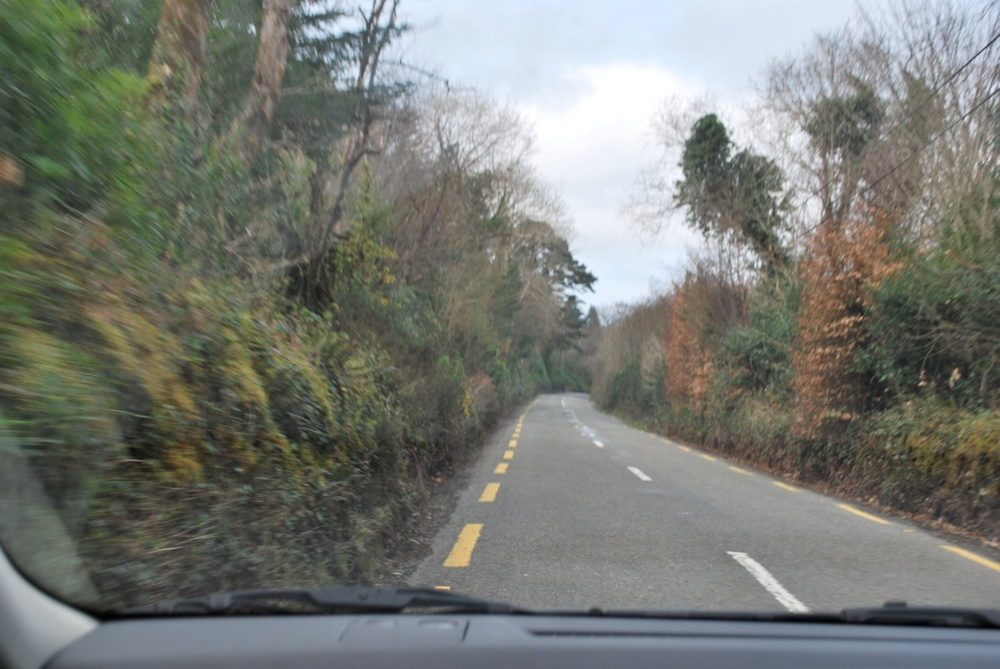
#> input picture Lab 2/Road.jpg, 1000 x 669 px, shrunk from 1280 x 856 before the run
$ jupyter execute C23739895_ImageBasics_Task1.ipynb
#> lines starting #> are read from the running program, lines starting #| are printed output that depends on the picture
[cell 1]
import cv2
import numpy as np
from matplotlib import pyplot as plt

I = cv2.imread('Road.jpg')
#> I is the input picture: shape (669, 1000, 3); mean B, G, R 115.7, 122.4, 119.5

[cell 2]
# Showing BGR in RGB matplotlib
plt.imshow(I)

[cell 3]
# Convert to normal rgb so it's compatible with matplotlib
rgb = cv2.cvtColor(I, cv2.COLOR_BGR2RGB)
plt.imshow(rgb)

[cell 4]
G = cv2.cvtColor(I, cv2.COLOR_BGR2GRAY)
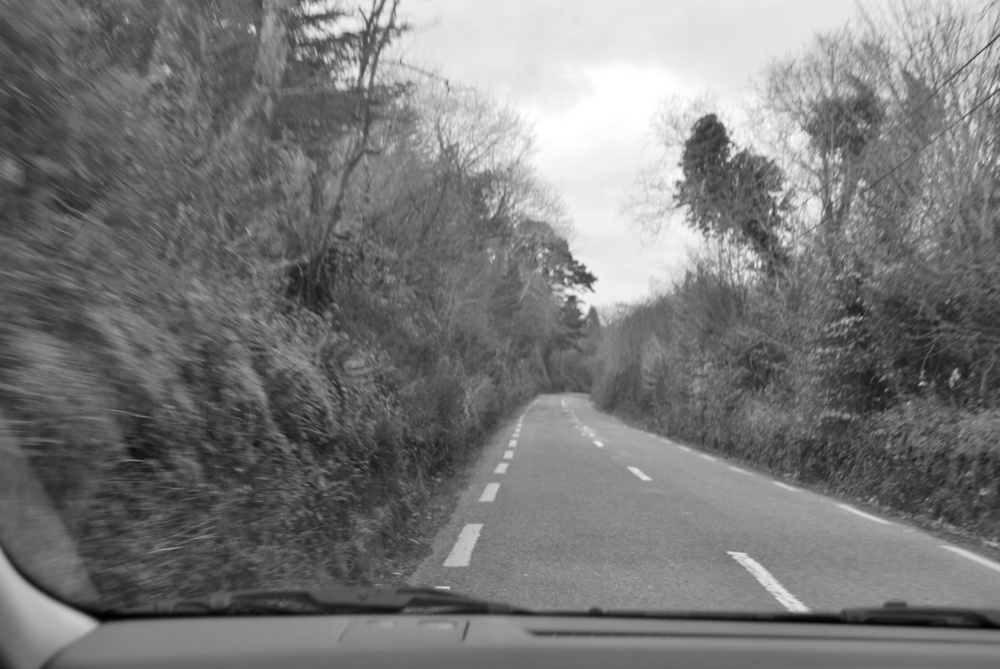
#> G: shape (669, 1000); min 1, max 255, mean 120.8
plt.imshow(G, cmap='gray')

[cell 5]
YUV = cv2.cvtColor(rgb, cv2.COLOR_BGR2YUV)
#> YUV: shape (669, 1000, 3); mean of channels 0, 1, 2 120, 127.8, 124.1
Y = YUV[:,:,0] # The first channel (channel 0) is Y

[cell 6]
cv2.imshow("luminescence", Y)
key = cv2.waitKey(0)
#> (key Esc is pressed here)

[cell 7]
cv2.imshow('grayscale', G)
key = cv2.waitKey(0)
#> (key Esc is pressed here)

[cell 8]
plt.subplot(1, 2, 1)
plt.imshow(G, cmap='gray')
plt.axis("off")

plt.subplot(1, 2, 2)
plt.imshow(Y, cmap='gray')
plt.axis("off")

plt.show()
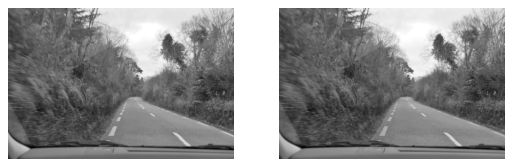
#> figure drawn by matplotlib, 2 panels
